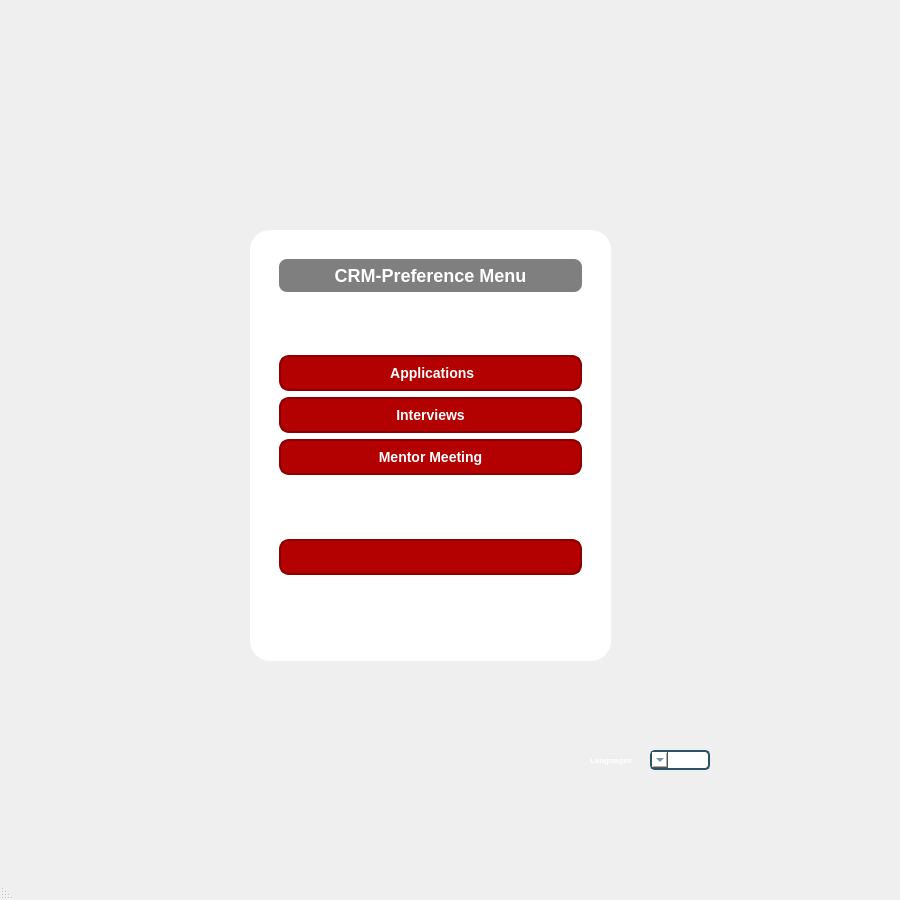
<?xml version="1.0" encoding="UTF-8"?>
<ui version="4.0">
 <class>MainWindow</class>
 <widget class="QMainWindow" name="MainWindow">
  <property name="geometry">
   <rect>
    <x>0</x>
    <y>0</y>
    <width>900</width>
    <height>900</height>
   </rect>
  </property>
  <property name="minimumSize">
   <size>
    <width>900</width>
    <height>900</height>
   </size>
  </property>
  <property name="maximumSize">
   <size>
    <width>900</width>
    <height>900</height>
   </size>
  </property>
  <property name="windowTitle">
   <string>MainWindow</string>
  </property>
  <property name="layoutDirection">
   <enum>Qt::RightToLeft</enum>
  </property>
  <property name="styleSheet">
   <string notr="true">QMainWindow, QWidget {
    background: qlineargradient(x1:0, y1:0, x2:1, y2:1,
        stop:0 #0f2027, stop:0.5 #203a43, stop:1 #2c5364);
}
</string>
  </property>
  <property name="toolButtonStyle">
   <enum>Qt::ToolButtonFollowStyle</enum>
  </property>
  <widget class="QWidget" name="centralwidget">
   <property name="styleSheet">
    <string notr="true">QMainWindow, QWidget {
    background: qlineargradient(x1:0, y1:0, x2:1, y2:1,
        stop:0 #0f2027, stop:0.5 #203a43, stop:1 #2c5364);
}
</string>
   </property>
   <widget class="QWidget" name="widget" native="true">
    <property name="geometry">
     <rect>
      <x>120</x>
      <y>50</y>
      <width>641</width>
      <height>741</height>
     </rect>
    </property>
    <property name="minimumSize">
     <size>
      <width>500</width>
      <height>600</height>
     </size>
    </property>
    <property name="maximumSize">
     <size>
      <width>900</width>
      <height>1000</height>
     </size>
    </property>
    <property name="styleSheet">
     <string notr="true">QPushButton {
    background-color: #f4f6f8;
    color: white;
    font-weight: bold;
    border-radius: 10px;
    padding: 6px;
}
QPushButton:hover {
    background-color: #48a;
}</string>
    </property>
    <widget class="QFrame" name="frame_menu">
     <property name="geometry">
      <rect>
       <x>130</x>
       <y>180</y>
       <width>361</width>
       <height>431</height>
      </rect>
     </property>
     <property name="focusPolicy">
      <enum>Qt::TabFocus</enum>
     </property>
     <property name="layoutDirection">
      <enum>Qt::RightToLeft</enum>
     </property>
     <property name="styleSheet">
      <string notr="true">QFrame {
    background-color: white;
    border-radius: 20px;
    padding: 20px;
}
</string>
     </property>
     <property name="frameShape">
      <enum>QFrame::WinPanel</enum>
     </property>
     <property name="frameShadow">
      <enum>QFrame::Raised</enum>
     </property>
     <layout class="QVBoxLayout" name="verticalLayout">
      <item>
       <widget class="QLabel" name="label_prefencemenu">
        <property name="font">
         <font>
          <pointsize>-1</pointsize>
          <weight>75</weight>
          <bold>true</bold>
         </font>
        </property>
        <property name="styleSheet">
         <string notr="true">QLabel {
    background-color: #7f7f7f;
    color: white;
    font-weight: bold;
    font-size: 18px;
    padding: 6px 12px;
    border-radius: 8px;
}


</string>
        </property>
        <property name="frameShape">
         <enum>QFrame::StyledPanel</enum>
        </property>
        <property name="frameShadow">
         <enum>QFrame::Raised</enum>
        </property>
        <property name="text">
         <string>CRM-Preference Menu</string>
        </property>
        <property name="textFormat">
         <enum>Qt::AutoText</enum>
        </property>
        <property name="scaledContents">
         <bool>false</bool>
        </property>
        <property name="alignment">
         <set>Qt::AlignCenter</set>
        </property>
       </widget>
      </item>
      <item>
       <spacer name="verticalSpacer_2">
        <property name="orientation">
         <enum>Qt::Vertical</enum>
        </property>
        <property name="sizeHint" stdset="0">
         <size>
          <width>20</width>
          <height>40</height>
         </size>
        </property>
       </spacer>
      </item>
      <item>
       <widget class="QPushButton" name="pushButton_application">
        <property name="layoutDirection">
         <enum>Qt::LeftToRight</enum>
        </property>
        <property name="styleSheet">
         <string notr="true">QPushButton {
    background-color: #b30000;
    color: white;
    border-radius: 10px;
    padding: 8px 20px;
    font-weight: bold;
    font-size: 14px;
    border: 2px solid #8b0000;
}

QPushButton:hover {
    background-color: #e60000;
    border: 2px solid #ff0000;
}
</string>
        </property>
        <property name="text">
         <string> Applications</string>
        </property>
        <property name="icon">
         <iconset>
          <normaloff>../images/categories.png</normaloff>../images/categories.png</iconset>
        </property>
        <property name="iconSize">
         <size>
          <width>18</width>
          <height>18</height>
         </size>
        </property>
        <property name="autoRepeatDelay">
         <number>300</number>
        </property>
       </widget>
      </item>
      <item>
       <widget class="QPushButton" name="pushButton_interviews">
        <property name="styleSheet">
         <string notr="true">QPushButton {
    background-color: #b30000;
    color: white;
    border-radius: 10px;
    padding: 8px 20px;
    font-weight: bold;
    font-size: 14px;
    border: 2px solid #8b0000;
}

QPushButton:hover {
    background-color: #e60000;
    border: 2px solid #ff0000;
}
</string>
        </property>
        <property name="text">
         <string>Interviews</string>
        </property>
       </widget>
      </item>
      <item>
       <widget class="QPushButton" name="pushButton_mentormeeting">
        <property name="styleSheet">
         <string notr="true">QPushButton {
    background-color: #b30000;
    color: white;
    border-radius: 10px;
    padding: 8px 20px;
    font-weight: bold;
    font-size: 14px;
    border: 2px solid #8b0000;
}

QPushButton:hover {
    background-color: #e60000;
    border: 2px solid #ff0000;
}


</string>
        </property>
        <property name="text">
         <string>Mentor Meeting</string>
        </property>
       </widget>
      </item>
      <item>
       <spacer name="verticalSpacer_3">
        <property name="orientation">
         <enum>Qt::Vertical</enum>
        </property>
        <property name="sizeHint" stdset="0">
         <size>
          <width>20</width>
          <height>40</height>
         </size>
        </property>
       </spacer>
      </item>
      <item>
       <widget class="QPushButton" name="pushButton_exit">
        <property name="styleSheet">
         <string notr="true">QPushButton {
    background-color: #b30000;
    color: white;
    border-radius: 10px;
    padding: 8px 20px;
    font-weight: bold;
    font-size: 14px;
    border: 2px solid #8b0000;
}

QPushButton:hover {
    background-color: #e60000;
    border: 2px solid #ff0000;
}

</string>
        </property>
        <property name="text">
         <string/>
        </property>
        <property name="icon">
         <iconset>
          <normaloff>../images/logout.png</normaloff>../images/logout.png</iconset>
        </property>
        <property name="iconSize">
         <size>
          <width>18</width>
          <height>18</height>
         </size>
        </property>
       </widget>
      </item>
      <item>
       <spacer name="verticalSpacer">
        <property name="orientation">
         <enum>Qt::Vertical</enum>
        </property>
        <property name="sizeHint" stdset="0">
         <size>
          <width>20</width>
          <height>40</height>
         </size>
        </property>
       </spacer>
      </item>
     </layout>
    </widget>
    <widget class="QComboBox" name="comboBox_language">
     <property name="geometry">
      <rect>
       <x>530</x>
       <y>700</y>
       <width>60</width>
       <height>20</height>
      </rect>
     </property>
     <property name="sizePolicy">
      <sizepolicy hsizetype="Preferred" vsizetype="Minimum">
       <horstretch>0</horstretch>
       <verstretch>0</verstretch>
      </sizepolicy>
     </property>
     <property name="minimumSize">
      <size>
       <width>22</width>
       <height>0</height>
      </size>
     </property>
     <property name="maximumSize">
      <size>
       <width>60</width>
       <height>16777215</height>
      </size>
     </property>
     <property name="styleSheet">
      <string notr="true">QComboBox#comboBox_language {
    background-color: #ffffff;
    color: #2c5364;  /* Tema ile uyumlu koyu mavi */
    border: 2px solid #2c5364;
    border-radius: 5px;
    padding: 4px;
    min-width: 10px;
    font-weight: bold;
}
QComboBox QAbstractItemView {
    background-color: #ffffff;
    color: #2c5364;
    selection-background-color: #203a43;
    selection-color: white;
}
</string>
     </property>
     <item>
      <property name="text">
       <string/>
      </property>
     </item>
     <item>
      <property name="text">
       <string>Türkçe</string>
      </property>
     </item>
     <item>
      <property name="text">
       <string>Deutsch</string>
      </property>
     </item>
     <item>
      <property name="text">
       <string>Englısh</string>
      </property>
     </item>
     <item>
      <property name="text">
       <string>Dutch</string>
      </property>
     </item>
     <item>
      <property name="text">
       <string>Français</string>
      </property>
     </item>
     <item>
      <property name="text">
       <string>Español</string>
      </property>
     </item>
     <item>
      <property name="text">
       <string>Русский</string>
      </property>
     </item>
     <item>
      <property name="text">
       <string>العربية</string>
      </property>
     </item>
     <item>
      <property name="text">
       <string>日本語</string>
      </property>
     </item>
     <item>
      <property name="text">
       <string>简体中文</string>
      </property>
     </item>
    </widget>
    <widget class="QLabel" name="label_language">
     <property name="geometry">
      <rect>
       <x>470</x>
       <y>700</y>
       <width>61</width>
       <height>20</height>
      </rect>
     </property>
     <property name="maximumSize">
      <size>
       <width>100</width>
       <height>20</height>
      </size>
     </property>
     <property name="styleSheet">
      <string notr="true">QLabel#label_language {
    color: white;
    font-weight: bold;
    font-size: 6pt;
}
</string>
     </property>
     <property name="text">
      <string>Languages</string>
     </property>
    </widget>
    <widget class="QLabel" name="label_logo">
     <property name="geometry">
      <rect>
       <x>110</x>
       <y>20</y>
       <width>421</width>
       <height>81</height>
      </rect>
     </property>
     <property name="text">
      <string/>
     </property>
     <property name="pixmap">
      <pixmap>../images/logo.jpg</pixmap>
     </property>
     <property name="scaledContents">
      <bool>true</bool>
     </property>
    </widget>
   </widget>
  </widget>
  <widget class="QMenuBar" name="menubar">
   <property name="geometry">
    <rect>
     <x>0</x>
     <y>0</y>
     <width>900</width>
     <height>26</height>
    </rect>
   </property>
  </widget>
  <widget class="QStatusBar" name="statusbar"/>
 </widget>
 <resources/>
 <connections/>
</ui>
